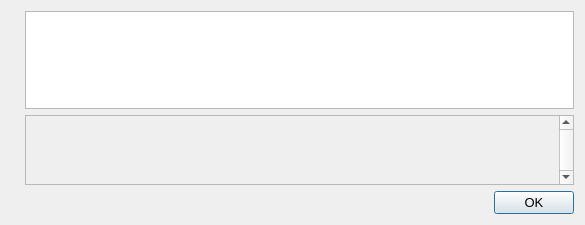
<?xml version="1.0" encoding="UTF-8"?>
<ui version="4.0">
 <class>HelpMessageDialog</class>
 <widget class="QDialog" name="HelpMessageDialog">
  <property name="geometry">
   <rect>
    <x>0</x>
    <y>0</y>
    <width>585</width>
    <height>225</height>
   </rect>
  </property>
  <property name="font">
   <font>
    <pointsize>10</pointsize>
   </font>
  </property>
  <property name="windowTitle">
   <string notr="true">Xando Core - Command-line options</string>
  </property>
  <layout class="QHBoxLayout" name="horizontalLayout_2">
   <item>
    <widget class="QLabel" name="graphic">
     <property name="sizePolicy">
      <sizepolicy hsizetype="Preferred" vsizetype="Ignored">
       <horstretch>0</horstretch>
       <verstretch>0</verstretch>
      </sizepolicy>
     </property>
     <property name="pixmap">
      <pixmap resource="../xando.qrc">:/images/about</pixmap>
     </property>
    </widget>
   </item>
   <item>
    <layout class="QVBoxLayout" name="verticalLayout">
     <item>
      <widget class="QTextEdit" name="helpMessage">
       <property name="readOnly">
        <bool>true</bool>
       </property>
      </widget>
     </item>
     <item>
      <widget class="QScrollArea" name="scrollArea">
       <property name="verticalScrollBarPolicy">
        <enum>Qt::ScrollBarAlwaysOn</enum>
       </property>
       <property name="widgetResizable">
        <bool>true</bool>
       </property>
       <widget class="QWidget" name="scrollAreaWidgetContents">
        <property name="geometry">
         <rect>
          <x>0</x>
          <y>0</y>
          <width>447</width>
          <height>68</height>
         </rect>
        </property>
        <layout class="QVBoxLayout" name="verticalLayout_2">
         <item>
          <widget class="QLabel" name="aboutMessage">
           <property name="cursor">
            <cursorShape>IBeamCursor</cursorShape>
           </property>
           <property name="textFormat">
            <enum>Qt::PlainText</enum>
           </property>
           <property name="alignment">
            <set>Qt::AlignLeading|Qt::AlignLeft|Qt::AlignTop</set>
           </property>
           <property name="openExternalLinks">
            <bool>true</bool>
           </property>
           <property name="textInteractionFlags">
            <set>Qt::LinksAccessibleByMouse|Qt::TextSelectableByKeyboard|Qt::TextSelectableByMouse</set>
           </property>
          </widget>
         </item>
        </layout>
       </widget>
      </widget>
     </item>
     <item>
      <widget class="QDialogButtonBox" name="okButton">
       <property name="orientation">
        <enum>Qt::Horizontal</enum>
       </property>
       <property name="standardButtons">
        <set>QDialogButtonBox::Ok</set>
       </property>
      </widget>
     </item>
    </layout>
   </item>
  </layout>
 </widget>
 <resources>
  <include location="../xando.qrc"/>
 </resources>
 <connections>
  <connection>
   <sender>okButton</sender>
   <signal>accepted()</signal>
   <receiver>HelpMessageDialog</receiver>
   <slot>accept()</slot>
   <hints>
    <hint type="sourcelabel">
     <x>20</x>
     <y>20</y>
    </hint>
    <hint type="destinationlabel">
     <x>20</x>
     <y>20</y>
    </hint>
   </hints>
  </connection>
  <connection>
   <sender>okButton</sender>
   <signal>rejected()</signal>
   <receiver>HelpMessageDialog</receiver>
   <slot>reject()</slot>
   <hints>
    <hint type="sourcelabel">
     <x>20</x>
     <y>20</y>
    </hint>
    <hint type="destinationlabel">
     <x>20</x>
     <y>20</y>
    </hint>
   </hints>
  </connection>
 </connections>
</ui>
